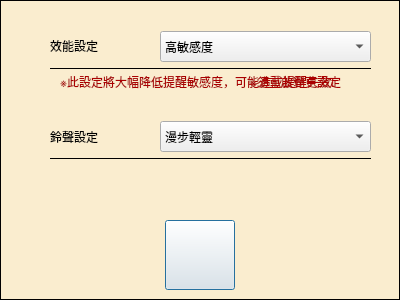
<?xml version="1.0" encoding="UTF-8"?>
<ui version="4.0">
 <class>Settings</class>
 <widget class="QDialog" name="Settings">
  <property name="geometry">
   <rect>
    <x>0</x>
    <y>0</y>
    <width>400</width>
    <height>300</height>
   </rect>
  </property>
  <property name="minimumSize">
   <size>
    <width>400</width>
    <height>300</height>
   </size>
  </property>
  <property name="maximumSize">
   <size>
    <width>400</width>
    <height>300</height>
   </size>
  </property>
  <property name="baseSize">
   <size>
    <width>400</width>
    <height>300</height>
   </size>
  </property>
  <property name="windowTitle">
   <string>Dialog</string>
  </property>
  <widget class="QPushButton" name="ok">
   <property name="geometry">
    <rect>
     <x>165</x>
     <y>220</y>
     <width>70</width>
     <height>70</height>
    </rect>
   </property>
   <property name="minimumSize">
    <size>
     <width>70</width>
     <height>70</height>
    </size>
   </property>
   <property name="maximumSize">
    <size>
     <width>70</width>
     <height>70</height>
    </size>
   </property>
   <property name="baseSize">
    <size>
     <width>70</width>
     <height>70</height>
    </size>
   </property>
   <property name="toolTip">
    <string>確認</string>
   </property>
   <property name="text">
    <string/>
   </property>
   <property name="icon">
    <iconset resource="_src.qrc">
     <normaloff>:/new/prefix1/gp_source/tick.png</normaloff>:/new/prefix1/gp_source/tick.png</iconset>
   </property>
   <property name="iconSize">
    <size>
     <width>65</width>
     <height>65</height>
    </size>
   </property>
  </widget>
  <widget class="QLabel" name="label">
   <property name="geometry">
    <rect>
     <x>50</x>
     <y>116</y>
     <width>111</width>
     <height>41</height>
    </rect>
   </property>
   <property name="minimumSize">
    <size>
     <width>111</width>
     <height>41</height>
    </size>
   </property>
   <property name="maximumSize">
    <size>
     <width>111</width>
     <height>41</height>
    </size>
   </property>
   <property name="baseSize">
    <size>
     <width>111</width>
     <height>41</height>
    </size>
   </property>
   <property name="styleSheet">
    <string notr="true">font: 16pt &quot;清松手寫體2&quot;;</string>
   </property>
   <property name="text">
    <string>鈴聲設定</string>
   </property>
  </widget>
  <widget class="Line" name="line">
   <property name="geometry">
    <rect>
     <x>50</x>
     <y>150</y>
     <width>321</width>
     <height>16</height>
    </rect>
   </property>
   <property name="frameShadow">
    <enum>QFrame::Plain</enum>
   </property>
   <property name="orientation">
    <enum>Qt::Horizontal</enum>
   </property>
  </widget>
  <widget class="Line" name="line_2">
   <property name="geometry">
    <rect>
     <x>50</x>
     <y>60</y>
     <width>321</width>
     <height>16</height>
    </rect>
   </property>
   <property name="frameShadow">
    <enum>QFrame::Plain</enum>
   </property>
   <property name="orientation">
    <enum>Qt::Horizontal</enum>
   </property>
  </widget>
  <widget class="QLabel" name="label_2">
   <property name="geometry">
    <rect>
     <x>50</x>
     <y>25</y>
     <width>111</width>
     <height>41</height>
    </rect>
   </property>
   <property name="minimumSize">
    <size>
     <width>111</width>
     <height>41</height>
    </size>
   </property>
   <property name="maximumSize">
    <size>
     <width>111</width>
     <height>41</height>
    </size>
   </property>
   <property name="baseSize">
    <size>
     <width>111</width>
     <height>41</height>
    </size>
   </property>
   <property name="styleSheet">
    <string notr="true">font: 16pt &quot;清松手寫體2&quot;;</string>
   </property>
   <property name="text">
    <string>效能設定</string>
   </property>
  </widget>
  <widget class="QLabel" name="alert1">
   <property name="geometry">
    <rect>
     <x>250</x>
     <y>72</y>
     <width>141</width>
     <height>20</height>
    </rect>
   </property>
   <property name="minimumSize">
    <size>
     <width>141</width>
     <height>20</height>
    </size>
   </property>
   <property name="maximumSize">
    <size>
     <width>141</width>
     <height>20</height>
    </size>
   </property>
   <property name="baseSize">
    <size>
     <width>141</width>
     <height>20</height>
    </size>
   </property>
   <property name="styleSheet">
    <string notr="true">color: rgb(170, 0, 0);</string>
   </property>
   <property name="text">
    <string>※須重啟變更設定</string>
   </property>
  </widget>
  <widget class="QComboBox" name="setting1">
   <property name="geometry">
    <rect>
     <x>160</x>
     <y>31</y>
     <width>211</width>
     <height>31</height>
    </rect>
   </property>
   <property name="minimumSize">
    <size>
     <width>211</width>
     <height>31</height>
    </size>
   </property>
   <property name="maximumSize">
    <size>
     <width>211</width>
     <height>31</height>
    </size>
   </property>
   <property name="baseSize">
    <size>
     <width>211</width>
     <height>31</height>
    </size>
   </property>
   <property name="styleSheet">
    <string notr="true"/>
   </property>
   <item>
    <property name="text">
     <string>高敏感度</string>
    </property>
   </item>
   <item>
    <property name="text">
     <string>中敏感度</string>
    </property>
   </item>
   <item>
    <property name="text">
     <string>低敏感度</string>
    </property>
   </item>
  </widget>
  <widget class="QComboBox" name="setting2">
   <property name="geometry">
    <rect>
     <x>160</x>
     <y>121</y>
     <width>211</width>
     <height>31</height>
    </rect>
   </property>
   <property name="minimumSize">
    <size>
     <width>211</width>
     <height>31</height>
    </size>
   </property>
   <property name="maximumSize">
    <size>
     <width>211</width>
     <height>31</height>
    </size>
   </property>
   <property name="baseSize">
    <size>
     <width>211</width>
     <height>31</height>
    </size>
   </property>
   <property name="styleSheet">
    <string notr="true"/>
   </property>
   <item>
    <property name="text">
     <string>漫步輕靈</string>
    </property>
   </item>
   <item>
    <property name="text">
     <string>悠揚夜聲</string>
    </property>
   </item>
   <item>
    <property name="text">
     <string>柔聲琴話</string>
    </property>
   </item>
   <item>
    <property name="text">
     <string>重琴音</string>
    </property>
   </item>
   <item>
    <property name="text">
     <string>啟程</string>
    </property>
   </item>
   <item>
    <property name="text">
     <string>琳琳琳琳</string>
    </property>
   </item>
   <item>
    <property name="text">
     <string>想見你</string>
    </property>
   </item>
   <item>
    <property name="text">
     <string>忽然之間</string>
    </property>
   </item>
   <item>
    <property name="text">
     <string>愛上</string>
    </property>
   </item>
   <item>
    <property name="text">
     <string>全世界最好的你</string>
    </property>
   </item>
   <item>
    <property name="text">
     <string>迴響</string>
    </property>
   </item>
   <item>
    <property name="text">
     <string>迴響2</string>
    </property>
   </item>
   <item>
    <property name="text">
     <string>靜音</string>
    </property>
   </item>
  </widget>
  <widget class="QLabel" name="label_4">
   <property name="geometry">
    <rect>
     <x>-4</x>
     <y>-9</y>
     <width>421</width>
     <height>311</height>
    </rect>
   </property>
   <property name="minimumSize">
    <size>
     <width>421</width>
     <height>311</height>
    </size>
   </property>
   <property name="maximumSize">
    <size>
     <width>421</width>
     <height>311</height>
    </size>
   </property>
   <property name="baseSize">
    <size>
     <width>421</width>
     <height>311</height>
    </size>
   </property>
   <property name="styleSheet">
    <string notr="true">background-color: rgb(255, 237, 194, 70%);</string>
   </property>
   <property name="text">
    <string/>
   </property>
   <property name="alignment">
    <set>Qt::AlignCenter</set>
   </property>
  </widget>
  <widget class="QLabel" name="alert2">
   <property name="geometry">
    <rect>
     <x>60</x>
     <y>72</y>
     <width>300</width>
     <height>20</height>
    </rect>
   </property>
   <property name="minimumSize">
    <size>
     <width>300</width>
     <height>20</height>
    </size>
   </property>
   <property name="maximumSize">
    <size>
     <width>300</width>
     <height>20</height>
    </size>
   </property>
   <property name="baseSize">
    <size>
     <width>300</width>
     <height>20</height>
    </size>
   </property>
   <property name="styleSheet">
    <string notr="true">color: rgb(170, 0, 0);</string>
   </property>
   <property name="text">
    <string>※此設定將大幅降低提醒敏感度，可能造成提醒失效!</string>
   </property>
  </widget>
  <widget class="Line" name="line_3">
   <property name="geometry">
    <rect>
     <x>-10</x>
     <y>-10</y>
     <width>20</width>
     <height>321</height>
    </rect>
   </property>
   <property name="frameShadow">
    <enum>QFrame::Plain</enum>
   </property>
   <property name="lineWidth">
    <number>2</number>
   </property>
   <property name="orientation">
    <enum>Qt::Vertical</enum>
   </property>
  </widget>
  <widget class="Line" name="line_4">
   <property name="geometry">
    <rect>
     <x>390</x>
     <y>-10</y>
     <width>20</width>
     <height>321</height>
    </rect>
   </property>
   <property name="frameShadow">
    <enum>QFrame::Plain</enum>
   </property>
   <property name="lineWidth">
    <number>2</number>
   </property>
   <property name="orientation">
    <enum>Qt::Vertical</enum>
   </property>
  </widget>
  <widget class="Line" name="line_5">
   <property name="geometry">
    <rect>
     <x>-10</x>
     <y>289</y>
     <width>421</width>
     <height>20</height>
    </rect>
   </property>
   <property name="frameShadow">
    <enum>QFrame::Plain</enum>
   </property>
   <property name="orientation">
    <enum>Qt::Horizontal</enum>
   </property>
  </widget>
  <widget class="Line" name="line_6">
   <property name="geometry">
    <rect>
     <x>-10</x>
     <y>-10</y>
     <width>421</width>
     <height>20</height>
    </rect>
   </property>
   <property name="frameShadow">
    <enum>QFrame::Plain</enum>
   </property>
   <property name="orientation">
    <enum>Qt::Horizontal</enum>
   </property>
  </widget>
  <zorder>label_4</zorder>
  <zorder>ok</zorder>
  <zorder>label</zorder>
  <zorder>line</zorder>
  <zorder>line_2</zorder>
  <zorder>label_2</zorder>
  <zorder>alert1</zorder>
  <zorder>setting1</zorder>
  <zorder>setting2</zorder>
  <zorder>alert2</zorder>
  <zorder>line_3</zorder>
  <zorder>line_4</zorder>
  <zorder>line_5</zorder>
  <zorder>line_6</zorder>
 </widget>
 <resources>
  <include location="_src.qrc"/>
 </resources>
 <connections/>
</ui>
